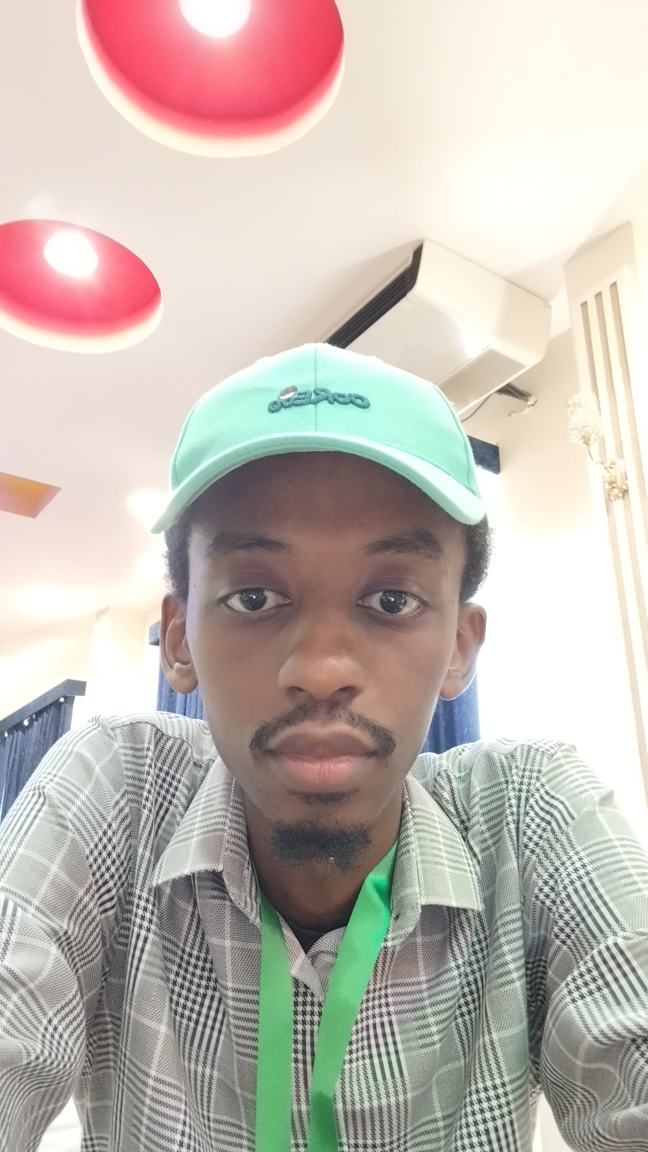
#> input picture dip/me.jpg, 2592 x 4608 px (shown at 1/4 size)
$ python rotation.py
#> lines starting #> are read from the running program, lines starting #| are printed output that depends on the picture
import cv2 as cv

image = cv.imread("me.jpg")
#> image is the input picture: shape (4608, 2592, 3); mean B, G, R 178.4, 185.9, 195
image = cv.resize(image, (350, 660))
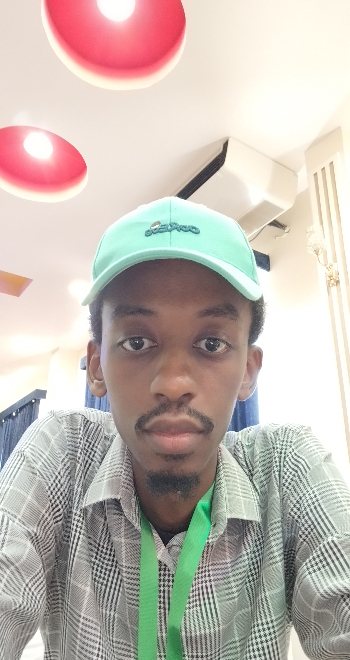
#> image: shape (660, 350, 3); mean B, G, R 178.3, 185.8, 194.9
imageG = cv.rotate(image, cv.ROTATE_90_CLOCKWISE)
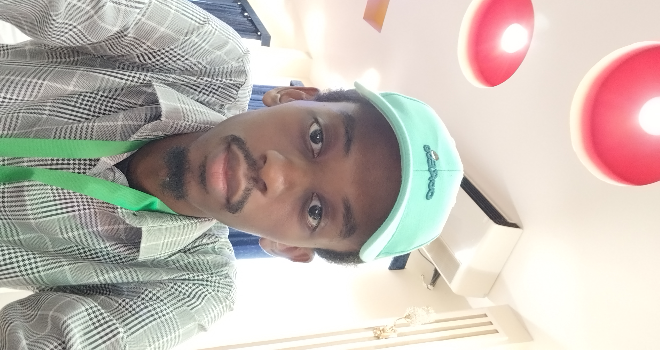
#> imageG: shape (350, 660, 3); mean B, G, R 178.3, 185.8, 194.9
print("Show Image")
cv.imshow("Image", imageG)
cv.waitKey(0)


# Write to Writeto folder
cv.imwrite("./Writeto/new_img.jpg", image)
